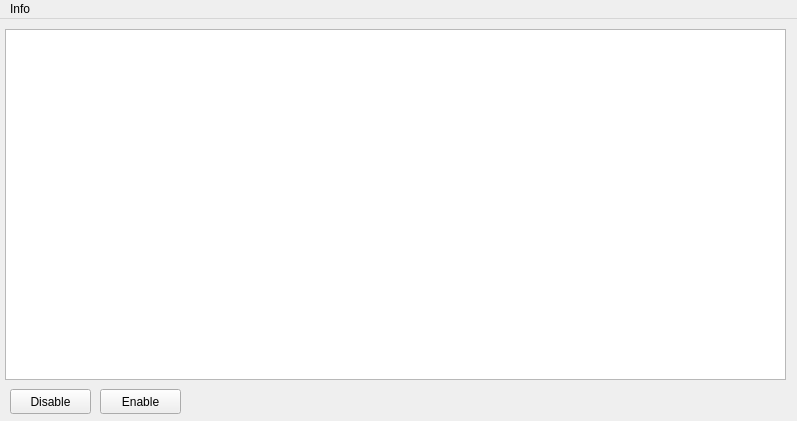
<?xml version="1.0" encoding="UTF-8"?>
<ui version="4.0">
 <class>MainWindow</class>
 <widget class="QMainWindow" name="MainWindow">
  <property name="geometry">
   <rect>
    <x>0</x>
    <y>0</y>
    <width>797</width>
    <height>421</height>
   </rect>
  </property>
  <property name="windowTitle">
   <string>MainWindow</string>
  </property>
  <widget class="QWidget" name="centralwidget">
   <widget class="QPushButton" name="inhibitButton">
    <property name="geometry">
     <rect>
      <x>10</x>
      <y>370</y>
      <width>81</width>
      <height>25</height>
     </rect>
    </property>
    <property name="text">
     <string>Disable</string>
    </property>
   </widget>
   <widget class="QPushButton" name="uninhibitButton">
    <property name="geometry">
     <rect>
      <x>100</x>
      <y>370</y>
      <width>81</width>
      <height>25</height>
     </rect>
    </property>
    <property name="text">
     <string>Enable</string>
    </property>
   </widget>
   <widget class="QTableView" name="deviceTableView">
    <property name="geometry">
     <rect>
      <x>5</x>
      <y>10</y>
      <width>781</width>
      <height>351</height>
     </rect>
    </property>
   </widget>
  </widget>
  <widget class="QMenuBar" name="menubar">
   <property name="geometry">
    <rect>
     <x>0</x>
     <y>0</y>
     <width>797</width>
     <height>22</height>
    </rect>
   </property>
   <widget class="QMenu" name="menuInfo">
    <property name="title">
     <string>Info</string>
    </property>
    <addaction name="menuAbout"/>
   </widget>
   <addaction name="menuInfo"/>
  </widget>
  <action name="actionGithub">
   <property name="text">
    <string>Github</string>
   </property>
  </action>
  <action name="actionOriginalRepo">
   <property name="text">
    <string>Original Project</string>
   </property>
  </action>
  <action name="actionVersion">
   <property name="text">
    <string>Version</string>
   </property>
  </action>
  <action name="actionAbout">
   <property name="text">
    <string>About</string>
   </property>
  </action>
  <action name="menuAbout">
   <property name="text">
    <string>About</string>
   </property>
  </action>
 </widget>
 <resources/>
 <connections/>
</ui>
